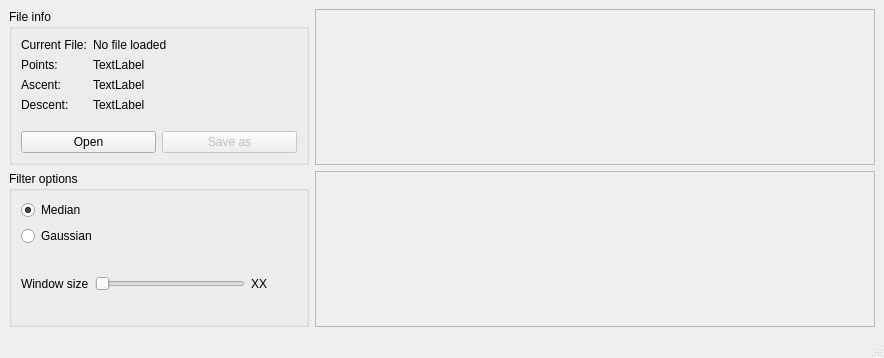
<?xml version="1.0" encoding="UTF-8"?>
<ui version="4.0">
 <class>MainWindow</class>
 <widget class="QMainWindow" name="MainWindow">
  <property name="geometry">
   <rect>
    <x>0</x>
    <y>0</y>
    <width>884</width>
    <height>358</height>
   </rect>
  </property>
  <property name="windowTitle">
   <string>GPS Filter</string>
  </property>
  <widget class="QWidget" name="centralwidget">
   <layout class="QHBoxLayout" name="horizontalLayout">
    <item>
     <layout class="QVBoxLayout" name="verticalLayout">
      <item>
       <widget class="QGroupBox" name="groupBox">
        <property name="sizePolicy">
         <sizepolicy hsizetype="Fixed" vsizetype="Preferred">
          <horstretch>0</horstretch>
          <verstretch>0</verstretch>
         </sizepolicy>
        </property>
        <property name="minimumSize">
         <size>
          <width>300</width>
          <height>0</height>
         </size>
        </property>
        <property name="title">
         <string>File info</string>
        </property>
        <layout class="QVBoxLayout" name="verticalLayout_3">
         <item>
          <layout class="QFormLayout" name="formLayout">
           <item row="0" column="0">
            <widget class="QLabel" name="label">
             <property name="text">
              <string>Current File:</string>
             </property>
            </widget>
           </item>
           <item row="0" column="1">
            <widget class="QLabel" name="lbFileName">
             <property name="text">
              <string>No file loaded</string>
             </property>
            </widget>
           </item>
           <item row="2" column="0">
            <widget class="QLabel" name="label_3">
             <property name="text">
              <string>Ascent:</string>
             </property>
            </widget>
           </item>
           <item row="2" column="1">
            <widget class="QLabel" name="lbAscent">
             <property name="text">
              <string>TextLabel</string>
             </property>
            </widget>
           </item>
           <item row="1" column="0">
            <widget class="QLabel" name="label_7">
             <property name="text">
              <string>Points:</string>
             </property>
            </widget>
           </item>
           <item row="1" column="1">
            <widget class="QLabel" name="lbPoints">
             <property name="text">
              <string>TextLabel</string>
             </property>
            </widget>
           </item>
           <item row="3" column="0">
            <widget class="QLabel" name="label_2">
             <property name="text">
              <string>Descent:</string>
             </property>
            </widget>
           </item>
           <item row="3" column="1">
            <widget class="QLabel" name="lbDescent">
             <property name="text">
              <string>TextLabel</string>
             </property>
            </widget>
           </item>
          </layout>
         </item>
         <item>
          <layout class="QHBoxLayout" name="horizontalLayout_3">
           <item>
            <widget class="QPushButton" name="pushButton">
             <property name="text">
              <string>Open</string>
             </property>
            </widget>
           </item>
           <item>
            <widget class="QPushButton" name="pushButton_2">
             <property name="enabled">
              <bool>false</bool>
             </property>
             <property name="text">
              <string>Save as</string>
             </property>
            </widget>
           </item>
          </layout>
         </item>
        </layout>
       </widget>
      </item>
      <item>
       <widget class="QGroupBox" name="groupBox_2">
        <property name="sizePolicy">
         <sizepolicy hsizetype="Fixed" vsizetype="Preferred">
          <horstretch>0</horstretch>
          <verstretch>0</verstretch>
         </sizepolicy>
        </property>
        <property name="minimumSize">
         <size>
          <width>300</width>
          <height>0</height>
         </size>
        </property>
        <property name="title">
         <string>Filter options</string>
        </property>
        <layout class="QVBoxLayout" name="verticalLayout_4">
         <item>
          <widget class="QRadioButton" name="rbMedian">
           <property name="text">
            <string>Median</string>
           </property>
           <property name="checked">
            <bool>true</bool>
           </property>
          </widget>
         </item>
         <item>
          <widget class="QRadioButton" name="rbGaussian">
           <property name="text">
            <string>Gaussian</string>
           </property>
          </widget>
         </item>
         <item>
          <layout class="QHBoxLayout" name="horizontalLayout_2">
           <item>
            <widget class="QLabel" name="label_5">
             <property name="text">
              <string>Window size</string>
             </property>
            </widget>
           </item>
           <item>
            <widget class="QSlider" name="slWindowSize">
             <property name="sizePolicy">
              <sizepolicy hsizetype="Fixed" vsizetype="Fixed">
               <horstretch>0</horstretch>
               <verstretch>0</verstretch>
              </sizepolicy>
             </property>
             <property name="minimumSize">
              <size>
               <width>150</width>
               <height>0</height>
              </size>
             </property>
             <property name="minimum">
              <number>1</number>
             </property>
             <property name="maximum">
              <number>100</number>
             </property>
             <property name="orientation">
              <enum>Qt::Horizontal</enum>
             </property>
            </widget>
           </item>
           <item>
            <widget class="QLabel" name="lbWindowSize">
             <property name="text">
              <string>XX</string>
             </property>
            </widget>
           </item>
          </layout>
         </item>
        </layout>
       </widget>
      </item>
     </layout>
    </item>
    <item>
     <layout class="QVBoxLayout" name="verticalLayout_2">
      <item>
       <widget class="Graph" name="graphInput">
        <property name="sizePolicy">
         <sizepolicy hsizetype="MinimumExpanding" vsizetype="Preferred">
          <horstretch>0</horstretch>
          <verstretch>0</verstretch>
         </sizepolicy>
        </property>
        <property name="minimumSize">
         <size>
          <width>400</width>
          <height>0</height>
         </size>
        </property>
        <property name="frameShape">
         <enum>QFrame::StyledPanel</enum>
        </property>
        <property name="frameShadow">
         <enum>QFrame::Raised</enum>
        </property>
       </widget>
      </item>
      <item>
       <widget class="Graph" name="graphOutput">
        <property name="sizePolicy">
         <sizepolicy hsizetype="MinimumExpanding" vsizetype="Preferred">
          <horstretch>0</horstretch>
          <verstretch>0</verstretch>
         </sizepolicy>
        </property>
        <property name="minimumSize">
         <size>
          <width>400</width>
          <height>0</height>
         </size>
        </property>
        <property name="frameShape">
         <enum>QFrame::StyledPanel</enum>
        </property>
        <property name="frameShadow">
         <enum>QFrame::Raised</enum>
        </property>
       </widget>
      </item>
     </layout>
    </item>
   </layout>
  </widget>
  <widget class="QMenuBar" name="menubar">
   <property name="geometry">
    <rect>
     <x>0</x>
     <y>0</y>
     <width>884</width>
     <height>22</height>
    </rect>
   </property>
  </widget>
  <widget class="QStatusBar" name="statusBar"/>
  <action name="actionOpen">
   <property name="text">
    <string>Open</string>
   </property>
  </action>
  <action name="actionSave_As">
   <property name="text">
    <string>Save As..</string>
   </property>
  </action>
 </widget>
 <customwidgets>
  <customwidget>
   <class>Graph</class>
   <extends>QFrame</extends>
   <header>graph</header>
   <container>1</container>
  </customwidget>
 </customwidgets>
 <resources/>
 <connections>
  <connection>
   <sender>slWindowSize</sender>
   <signal>sliderMoved(int)</signal>
   <receiver>lbWindowSize</receiver>
   <slot>setNum(int)</slot>
   <hints>
    <hint type="sourcelabel">
     <x>176</x>
     <y>279</y>
    </hint>
    <hint type="destinationlabel">
     <x>278</x>
     <y>277</y>
    </hint>
   </hints>
  </connection>
  <connection>
   <sender>pushButton</sender>
   <signal>clicked()</signal>
   <receiver>MainWindow</receiver>
   <slot>doOpen()</slot>
   <hints>
    <hint type="sourcelabel">
     <x>103</x>
     <y>165</y>
    </hint>
    <hint type="destinationlabel">
     <x>18</x>
     <y>339</y>
    </hint>
   </hints>
  </connection>
  <connection>
   <sender>pushButton_2</sender>
   <signal>clicked()</signal>
   <receiver>MainWindow</receiver>
   <slot>doSave()</slot>
   <hints>
    <hint type="sourcelabel">
     <x>212</x>
     <y>164</y>
    </hint>
    <hint type="destinationlabel">
     <x>36</x>
     <y>339</y>
    </hint>
   </hints>
  </connection>
  <connection>
   <sender>slWindowSize</sender>
   <signal>valueChanged(int)</signal>
   <receiver>MainWindow</receiver>
   <slot>doUpdateWindowSize()</slot>
   <hints>
    <hint type="sourcelabel">
     <x>147</x>
     <y>281</y>
    </hint>
    <hint type="destinationlabel">
     <x>254</x>
     <y>313</y>
    </hint>
   </hints>
  </connection>
  <connection>
   <sender>rbMedian</sender>
   <signal>clicked()</signal>
   <receiver>MainWindow</receiver>
   <slot>doProcess()</slot>
   <hints>
    <hint type="sourcelabel">
     <x>78</x>
     <y>231</y>
    </hint>
    <hint type="destinationlabel">
     <x>443</x>
     <y>315</y>
    </hint>
   </hints>
  </connection>
  <connection>
   <sender>rbGaussian</sender>
   <signal>clicked()</signal>
   <receiver>MainWindow</receiver>
   <slot>doProcess()</slot>
   <hints>
    <hint type="sourcelabel">
     <x>63</x>
     <y>257</y>
    </hint>
    <hint type="destinationlabel">
     <x>545</x>
     <y>315</y>
    </hint>
   </hints>
  </connection>
 </connections>
 <slots>
  <slot>doOpen()</slot>
  <slot>doSave()</slot>
  <slot>doUpdateWindowSize()</slot>
  <slot>doProcess()</slot>
 </slots>
</ui>
